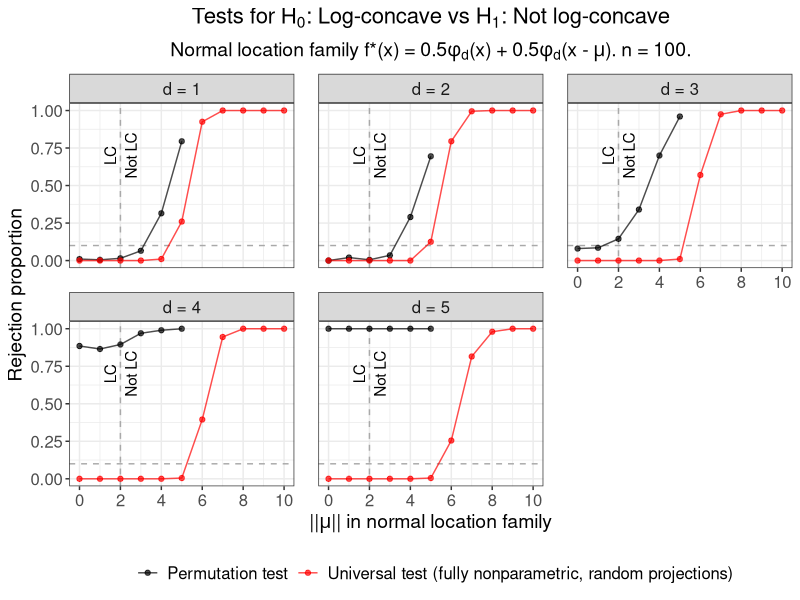

Write R code to recreate this figure.
# Create Figure 1 in main paper.
# Plot results from Cule et al. (2010) permutation test
# and fully nonparametric random projection universal test of
# H_0: log-concave versus H_1: not log-concave.
# Use two-component normal location model.

suppressMessages(library(data.table))
suppressMessages(library(tidyverse))
suppressMessages(library(gtable))
suppressMessages(library(cowplot))

# Create theme
paper_theme <- theme_bw() +
  theme(plot.title = element_text(hjust = 0.5, size = 16),
        plot.subtitle = element_text(hjust = 0.5, size = 14),
        legend.title = element_text(size = 14),
        axis.title = element_text(size = 14),
        legend.text = element_text(size = 12),
        axis.text = element_text(size = 12),
        strip.text = element_text(size = 12),
        panel.spacing = unit(1.2, "lines"))

# Read in data
perm_test <- fread("data/fig01_perm_test.csv") %>% 
  mutate(Method = "Permutation test")

fully_NP_randproj <- fread("data/fig01_fully_NP_randproj.csv") %>% 
  mutate(Method = "Universal test (fully nonparametric, random projections)")

results <- rbind(perm_test, fully_NP_randproj, fill = TRUE)

# Get rejection proportion at each (d, mu_norm) combination
reject_df <- results %>% 
  group_by(Method, n_obs, d, mu_norm, B) %>% 
  dplyr::summarise(reject_prop = mean(reject),
                   sim_count = n())

# Check parameters
stopifnot(unique(results$equal_space_mu) == 0,
          unique(perm_test$B) == 99,
          unique(fully_NP_randproj$B) == 100,
          unique(results$n_obs) == 100,
          sort(unique(results$mu_norm)) == 0:10,
          unique(reject_df$sim_count) == 200)

# Plot rejection proportions
perm_randproj_tests <- reject_df %>% 
  mutate(Method = factor(Method,
                         levels = c("Permutation test",
                                    "Universal test (fully nonparametric, random projections)"),
                         labels = c("Permutation test",
                                    "Universal test (fully nonparametric, random projections)")),
         d = factor(d, levels = 1:5, 
                    labels = c("d = 1", "d = 2", "d = 3", 
                               "d = 4", "d = 5"))) %>%
  ggplot(aes(x = mu_norm, y = reject_prop)) +
  facet_wrap(. ~ d) +
  geom_hline(yintercept = 0.10, lty = "dashed", col = "darkgrey") +
  geom_vline(xintercept = 2, lty = "dashed", col = "darkgrey") +
  geom_line(aes(col = Method), alpha = 0.7) +
  geom_point(aes(col = Method), alpha = 0.7) +
  annotate(geom = "text", x = 1.5, y = 0.7, label = "LC", angle = 90) +
  annotate(geom = "text", x = 2.5, y = 0.7, label = "Not LC", angle = 90) +
  labs(x = expression("||"*mu*"|| in normal location family"), 
       y = "Rejection proportion",
       col = "",
       title = expression("Tests for H"[0]*
                            ": Log-concave vs H"[1]*": Not log-concave"),
       subtitle = expression("Normal location family f*(x) = 0.5"*phi[d]*"(x)"~
                               "+ 0.5"*phi[d]*"(x -"~mu*"). n = 100.")) +
  scale_color_manual(values = c("black", "red")) +
  scale_x_continuous(breaks = seq(0, 10, by = 2)) +
  paper_theme +
  theme(legend.position = "bottom") 

#####################
##### Save plot #####
#####################

ggsave(plot = perm_randproj_tests,
       filename = "plots/figure_01.pdf",
       width = 9, height = 5.5)
